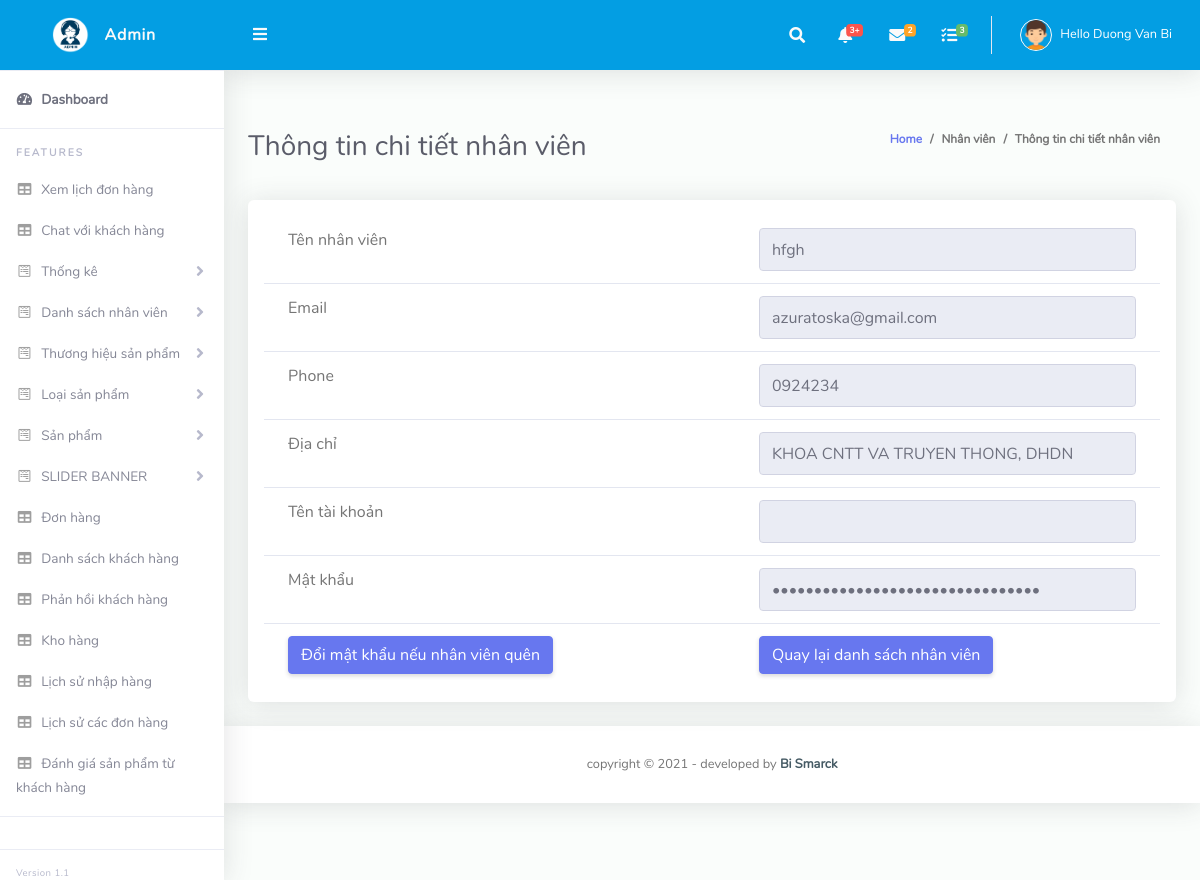
Page /admin/staffdetails.php?admin_id=8 (signed in) on the committed database.
### tables this page shows
CREATE TABLE `account` (
  `id` int(11) NOT NULL,
  `name` varchar(255) NOT NULL,
  `address` varchar(255) NOT NULL,
  `country` varchar(255) NOT NULL,
  `phone` varchar(255) NOT NULL,
  `email` varchar(255) NOT NULL,
  `User` varchar(255) NOT NULL,
  `password` varchar(255) NOT NULL,
  `Matk` int(11) NOT NULL
);

### lib/database.php (called while the page is built, shortened)
<?php
Class Database extends PDO{
   public $host   = host_db;
   public $user   = user_db;
   public $pass   = pass_db;
   public $dbname = name_db;
   public $link;
private function connectDB(){
   $this->link = new mysqli($this->host, $this->user, $this->pass,
    $this->dbname);
 }
public function select($query){
  $result = $this->link->query($query) or
   die($this->link->error.__LINE__);
  if($result->num_rows > 0){
    return $result;
  } else {
    return false;
  }
 }
}

### classes/management.php (called while the page is built, shortened)
<?php
	$filepath = realpath(dirname(__FILE__));
	include_once ($filepath.'/../lib/database.php');
?>
<?php
class management
{
	private $db;
		public function __construct()
		{
			$this->db = new Database();
		}
public function show_admin_details($id)
{
	$query="SELECT * from account where id='$id' and Matk='2'";
	$result = $this->db->select($query);
	return $result;
}
}
?>

### admin/staffdetails.php (the view, shortened to what this page needs)
<?php include 'inc/header.php';?>
<?php include 'inc/headertop.php';?>
<?php include '../classes/management.php';  ?>
<?php
    $pd = new management();
    if(!isset($_GET['admin_id']) || $_GET['admin_id'] == NULL){
        echo "<script> window.location = 'staff.php' </script>";
    }else {
        $id = $_GET['admin_id'];
    }
  ?>
 <div class="container-fluid" id="container-wrapper">
    <div class="d-sm-flex align-items-center justify-content-between mb-4">
            <h1 class="h3 mb-0 text-gray-800">Thông tin chi tiết nhân viên</h1>
            <ol class="breadcrumb">
              <li class="breadcrumb-item"><a href="./">Home</a></li>
              <li class="breadcrumb-item">Nhân viên</li>
              <li class="breadcrumb-item active" aria-current="page">Thông tin chi tiết nhân viên</li>
            </ol>
          </div>
          <div class="row">
            <div class="col-lg-12 mb-4">
        <div class="card">
            <div class="table-responsive p-3">
         <?php
         $get_product_by_id = $pd->show_admin_details($id);
         if($get_product_by_id){
            while ($result_product = $get_product_by_id->fetch_assoc()) {
          ?>
<table class="table align-items-center table-flush" id="table1">
     <tr>
                    <td>
                        <label>Tên nhân viên</label>
                    </td>
                    <td>
                        <input readonly value="<?php echo $result_product['name'] ?>" type="text" class="form-control" />
                    </td>
                </tr>
                  <tr>
                    <td>
                        <label>Email</label>
                    </td>
                    <td>
                        <input readonly  value="<?php echo $result_product['email'] ?>" type="text" class="form-control" />
                    </td>
                </tr>
                 <tr>
                    <td>
                        <label>Phone</label>
                    </td>
                    <td>
                        <input  readonly  value="<?php echo $result_product['phone'] ?>" type="text" class="form-control" />
                    </td>
                </tr>
                  <tr>
                    <td>
                        <label>Địa chỉ</label>
                    </td>
                    <td>
                        <input  readonly  value="<?php echo $result_product['address'] ?>" type="text" class="form-control" />
                    </td>
                </tr>
                  <tr>
                    <td>
                        <label>Tên tài khoản</label>
                    </td>
                    <td>
                        <input  readonly  value="<?php echo $result_product['user'] ?>" type="text" class="form-control" />
                    </td>
                </tr>
                  <tr>
                    <td>
                        <label>Mật khẩu</label>
                    </td>
                    <td>
                        <input  readonly  value="<?php echo($result_product['password']) ?>" type="password" class="form-control" />
                    </td>
                </tr>
                <tr>
                    <td><a href="staffpass.php?admin_id=<?php echo $result_product['id'] ?>"  class="btn btn-primary">Đổi mật khẩu nếu nhân viên quên</a></td>
                    <td>
                        <a href="staff.php" class="btn btn-primary">Quay lại danh sách nhân viên</a>
                    </td>
                </tr>
</table>
 <?php
            }
            }
             ?>
            </div>
        </div>
    </div>
          </div>
      </div>
<?php include 'inc/footer.php';?>

### admin/css/admin.css (style rules this page uses)
html { position: relative; min-height: 100%; font-family: Nunito }
body { height: 100% }
.container, .container-fluid, .container-login { padding-left: 1.5rem; padding-right: 1.5rem }
.text-gray-800 { color: #5a5c69 !important }
.breadcrumb { background-color: transparent; font-size: 12px; font-weight: 700 }
.table-flush td, .table-flush th { border-right: 0; border-left: 0 }
.table-flush tbody tr:first-child td, .table-flush tbody tr:first-child th { border-top: 0 }
.table-flush tbody tr:last-child td, .table-flush tbody tr:last-child th { border-bottom: 0 }
.card .table { margin-bottom: 0 }
.card .table td, .card .table th { padding-right: 1.5rem; padding-left: 1.5rem }
.card { -webkit-box-shadow: 0 .15rem 1.75rem 0 rgba(58, 59, 69, .15) !important; box-shadow: 0 .15rem 1.75rem 0 rgba(58, 59, 69, .15) !important }

### rows in the picture
account: name "hfgh", email "azuratoska@gmail.com", phone "0924234", address "KHOA CNTT VA TRUYEN THONG, DHDN"

### other values in the picture
Session::get('adminName') "Duong Van Bi"
